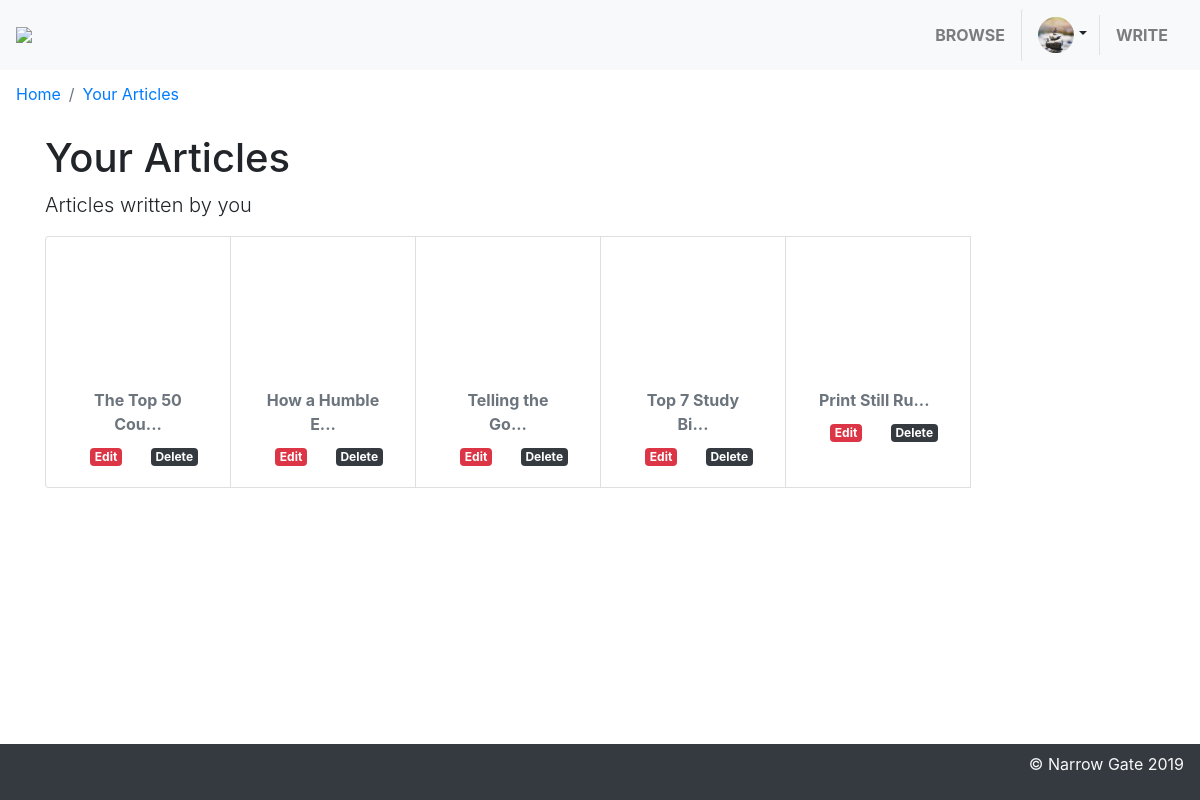
/my-articles/1 (signed in), run on the app's committed database.
### article/models.py (models this page shows, shortened)
class Author(models.Model):
    user = models.OneToOneField(
        User,
        on_delete=models.CASCADE,
        primary_key=True
    )
    is_email_validated = models.BooleanField(default=False)
    email_validation_token = models.UUIDField(default=uuid.uuid4)
    picture = models.ImageField(
        upload_to='article/static/media',
        default=default_image,
        height_field='picture_height',
        width_field='picture_width',
    )
    picture_height = models.IntegerField()
    picture_width = models.IntegerField()
    def default_image():
        profile_pic_path = os.path.join(
            settings.BASE_DIR,
            'home',
            'static',
            'avatar-stock.svg',
        )
        stock_image = open(profile_pic_path, 'r+b')
        return ImageFile(stock_image)
    def cover_image_url(self):
        tokens = self.picture.url.split('article/static/')
        return tokens[-1]

class Article(models.Model):
    uuid = models.UUIDField(
        primary_key=True,
        default=uuid.uuid4,
        editable=False
    )
    title = models.CharField(max_length=2048)
    html = models.TextField()
    author = models.ForeignKey(Author, on_delete=models.CASCADE)
    cover_image = models.ImageField(
        upload_to='article/static/media/',)
    cover_image_thumbnail = models.ImageField(
        upload_to='article/static/media/',)
    created_at = models.DateTimeField(auto_now_add=True)
    reading_lists = models.ManyToManyField('ReadingList', blank=True)
    objects = ArticleManager()
    def cover_image_url(self):
        tokens = self.cover_image.url.split('article/static/')
        return tokens[-1]
    def short_title(self):
        if len(self.title) > 14:
            return '{}...'.format(self.title[:14])
        return self.title

### article/views.py (the view)
# urls.py: path('my-articles/<id>', article_views.MyArticlesView.as_view()),
class MyArticlesView(ListView):
    model = Article
    template = 'my_articles.html'
    def get_queryset(self):
        user_id = self.request.user.id
        authors = Author.objects.filter(user__id=user_id)
        if not authors:
            return Article.objects.none()
        author = authors.first()
        return author.article_set.nonempty()

### article/managers.py (called while the page is built)
    def nonempty(self):
        return self.get_queryset().exclude(title__contains='EMPTY')

### article/templatetags/article_cards.py (called while the page is built)
    def _container_type(self):
        if self.is_deck == ' deck':
            return 'card-deck'
        elif self.is_group == ' group':
            return 'card-group'
        else:
            return ''

### article/templatetags/author_transforms.py (called while the page is built)
def avatar(value, arg):
    user_id = int(arg)
    authors = Author.objects.filter(user__id=user_id)
    if authors is None:
        return static('avatar-stock.svg')
    author = authors.first()
    profile_picture_path = author.cover_image_url()
    return static(profile_picture_path)

### article/templatetags/breadcrumbs.py (called while the page is built)
    def render(self, context):
        if self.custom:
            result, context = self.custom_render(context)
            return result
        view = context.get('view', None)
        if not view:
            return ''
        view_request = getattr(view, 'request', None)
        if not view_request:
            return ''
        path = getattr(view_request, 'path', None)
        if not path:
            return ''
        lookup_list = self.lookup_tree.lookup(
            path,
            eq_func=self._url_contained,
        )
        context[self.var_name] = lookup_list
        if self.is_silent:
            return ''
        return lookup_list

    def _url_contained(self, curr, target):
        return curr['url'] in target and curr['url'] != '/'

    def add(self, parent_node, data):
        curr_node = None
        if isinstance(parent_node, LookupTreeNode):
            curr_node = LookupTreeNode(data, parent=parent_node)
            parent_node.children.append(curr_node)
            self.num_nodes += 1
            return curr_node
        elif parent_node is None and self.num_nodes == 0:
            self.root = LookupTreeNode(data, parent=None)
            self.num_nodes += 1
            return self.root
        else:
            parent = self._bfs(parent_node)
            curr_node = LookupTreeNode(data, parent=parent)
            parent.children.append(curr_node)
            self.num_nodes += 1
            return curr_node

    def from_json(self, js_str='', file_path=DEFAULT_JSON_PATH):
        node_dict = {}
        if js_str:
            node_dict = json.loads(js_str)
        elif file_path:
            sitemap = open(file_path, 'r')
            site_js_str = sitemap.read()
            node_dict = json.loads(site_js_str)
        else:
            return self
        self._parse_sitemap_json(node_dict)
        return self

### templates/article/article_list.html (shortened to what this page needs)
{% extends "base.html" %}
{% block content %}
{% load static %}
{% load bootstrap4 %}
{% load article_cards %}
<div class="container">
    <h1>Your Articles</h1>
    <p class="lead">Articles written by you</p>
    {{ cards }}
    </div>
{% endblock %}

### templates/base.html (shortened to what this page needs)
{% load bootstrap4 %}
{% load static %}
{% load author_transforms %}
{% load breadcrumbs %}
{% bootstrap_css %}
<nav class="navbar navbar-expand-lg navbar-light bg-light">
    <a class="navbar-brand mr-auto" href="/">
        <img src="{% static 'logoplaceholder.png' %}" /></a>
    <a class="
        nav-link navbar-text float-sm-left font-weight-bold
        text-uppercase" href="/articles">BROWSE</a>
    {% if user.is_authenticated %}
    <div class="nav-item dropdown">
        <a class="
            dropdown-toggle dropdown-toggle-split
            nav-link border-left px-auto btn btn-light"
            href="#"
            data-role="button"
            aria-haspopup="true"
            aria-expanded="false"
            data-toggle="dropdown"
            style="width: 78px;">
            <img class="mx-auto rounded-circle"
                src="{{ user|avatar:user.id }}"
                height="36px" width="36px"/>
            </a>
    </div>
    <a class="
        nav-link navbar-text float-sm-left font-weight-bold
        text-uppercase border-left" href="/article">WRITE</a>
    {% else %}
    <a class="
        nav-link navbar-text float-sm-left font-weight-bold
        text-uppercase border-left" href="/login">LOG IN</a>
    {% endif %}
</nav>
{% breadcrumb as b silent %}
{% if b %}
<nav aria-label="breadcrumb">
    <ol class="breadcrumb bg-white">
        {% for bc in b %}
        <li class="breadcrumb-item">
            <a href="{{ bc.url }}">{{ bc.name }}</a>
        </li>
        {% endfor %}
    </ol>
</nav>
{% endif %}
{% block content %}
{% endblock %}
<h1 class="text-white display-1">&nbsp;</h1>
<nav class="navbar navbar-light bg-dark d-flex mt-4 fixed-bottom">
    <p class="ml-auto text-light text-align-right">&copy; Narrow Gate 2019</p>
</nav>

### templates/article-card-row.html (shortened to what this page needs)
<div class="{{ container_type }}">
    {% load static %}
    {% for article in row %}
    <div class="card" style="width: 13.83625rem;">
        <div
            class="card-img-top"
            style="
                height: 124px;
                background-image: url(
                    {% static article.cover_image_url %})" >
        </div>
        <div class="card-body text-decoration-none">
            <div class="d-flex">
                <a class="
                   btn btn-link stretched-link
                   text-muted font-weight-bold"
                   href="/article/{{ article.uuid }}">
                    {{ article.short_title }}
                </a>
            </div>
            {% if include_edit_button %}
                <span class="badge badge-danger ml-4">
                    <a href="/edit-article/{{ article.uuid }}"
                       class="font-weight-bold text-white">
                        Edit
                    </a>
                </span>
            {% endif %}
            {% if include_delete_button %}
                <span class="badge badge-dark ml-4">
                    <a class="text-white"
                        href="/delete-article/{{ article.uuid }}">
                        Delete
                    </a>
                </span>
            {% endif %}
        </div>
    </div>
    {% endfor %}
    {% for empty in padding %}
    <div class="card mt-4 border-0 rounded-0"
        style="width: 13.83625rem;">
    </div>
    {% endfor %}
</div>

### data on the page
Article: short_title "The Top 50 Cou..."
Article: short_title "How a Humble E..."
Article: short_title "Telling the Go..."
Article: short_title "Top 7 Study Bi..."
Article: short_title "Print Still Ru..."

### other printed values
{{ bc.name }} "Home" "Your Articles"
